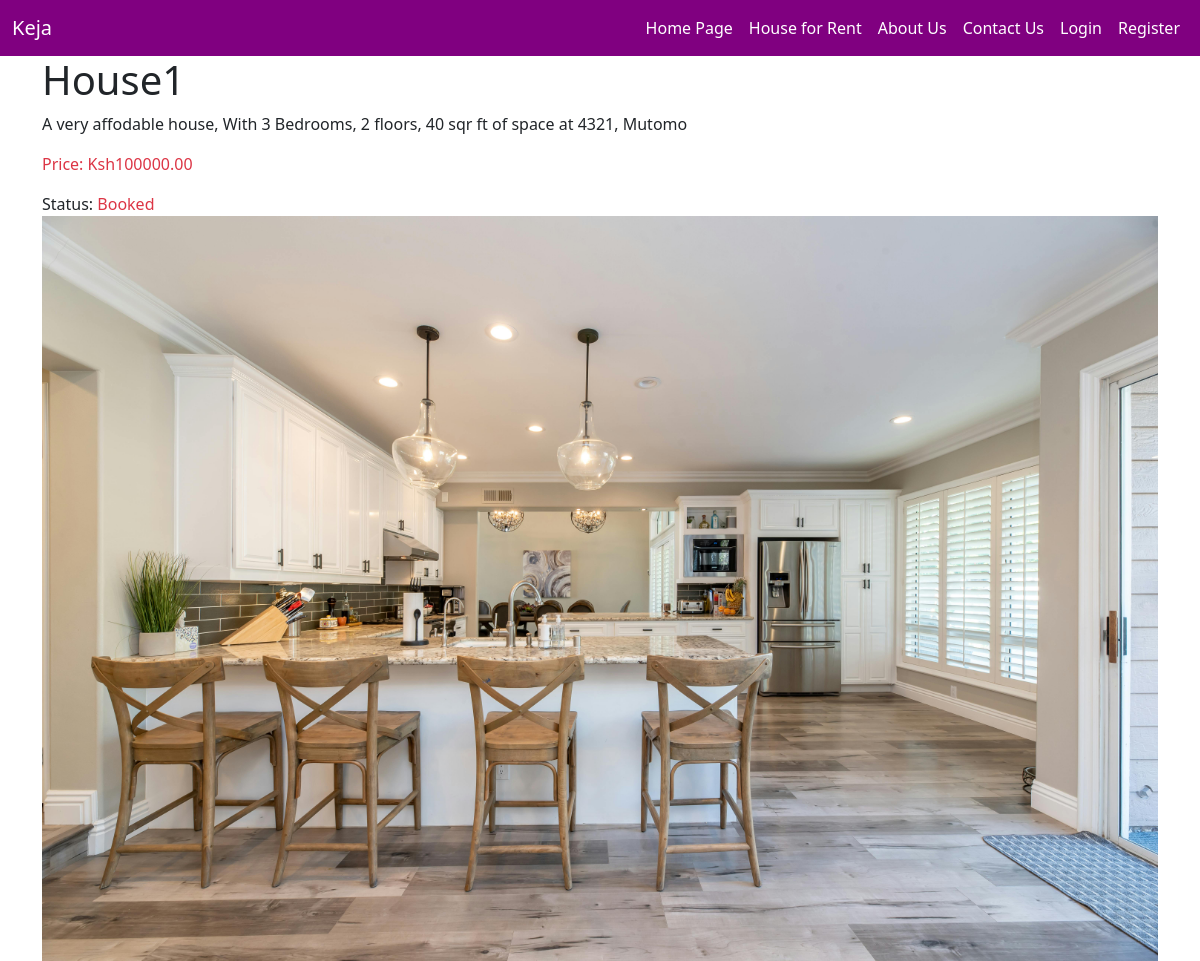
/products/products/1/, run on the app's committed database.
### product/models.py (models this page shows, shortened)
class Product(models.Model):
    title = models.CharField(max_length=200)
    description = models.TextField()
    price = models.DecimalField(max_digits=10, decimal_places=2)
    image = models.ImageField(upload_to=product_image_path, null=True, blank=True)
    city = models.CharField(max_length=100, blank=True, null=True)
    zip_code = models.CharField(max_length=10, blank=True, null=True)
    address = models.CharField(max_length=200, blank=True, null=True)
    num_bedrooms = models.PositiveIntegerField(blank=True, null=True)
    square_feet = models.PositiveIntegerField(blank=True, null=True)
    num_floors = models.PositiveIntegerField(blank=True, null=True)
    booked = models.BooleanField(default=False)

### product/views.py (the view)
# urls.py: path('<int:product_id>/', views.product_detail, name='product_detail'),
def product_detail(request, product_id):
    product = get_object_or_404(Product, pk=product_id)
    return render(request, 'product_detail.html', {'product': product})

### templates/product_detail.html (shortened to what this page needs)
{% extends 'base.html' %}
{% block content %}
<html>
<head>
</head>
<body>
    <div class="container">
        <h1>{{ product.title }}</h1>
        <p>{{ product.description }}, With {{ product.num_bedrooms }} Bedrooms, {{ product.num_floors }} floors, {{ product.square_feet }} sqr ft of space  at {{ product.address }}, {{ product.city }}</p>
        <p class="text-danger">Price: Ksh{{ product.price }}</p>
        Status: {% if not product.booked %}
        <a href="{% url 'book_house' product.id %}" class="btn btn-primary">Book</a>
    {% else %}
        <span class="text-danger">Booked</span>
    {% endif %}
        {% if product.image %}
            <img src="{{ product.image.url }}" alt="{{ product.title }}" class="img-fluid">
        {% endif %}
    </div>
</body>
</html>
{% endblock %}

### data on the page
Product: title "House1", description "A very affodable house", num_bedrooms "3", num_floors "2", square_feet "40", address "4321", city "Mutomo", price "100000.00", image (picture)
